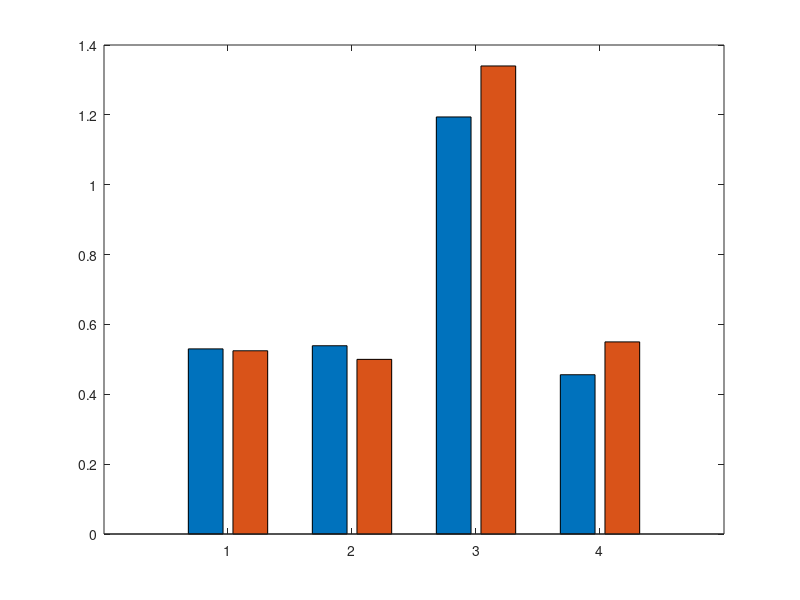

This figure's MATLAB source: (Note: this script raises an error after producing the figure.)
% QUS_FIGS  Regenerates the three figures that were still missing, from the
%           .mat files already on disk. Nothing is recomputed.
%
%   1. The 5 x 2 grid of ACS maps          <- qus_final_results.mat
%   2. Bar chart, four materials           <- values typed in below
%   3. Beamformer sweep, both schemes      <- qus_bfsweep_PW.mat / _FOC.mat
%
%   For figure 3 you need the sweep saved under two names. If you overwrote
%   the file when you ran the focused case, re-run qus_bfsweep once per
%   scheme and save each result:
%       SCHEME='PW';  qus_bfsweep;  movefile('qus_bfsweep_results.mat','qus_bfsweep_PW.mat')
%       SCHEME='FOC'; qus_bfsweep;  movefile('qus_bfsweep_results.mat','qus_bfsweep_FOC.mat')
%
%   Run from the amejia folder:  qus_figs
%   Plain ASCII on purpose.

clear; clc;
ROOT = pwd;
ATT_RANGE = [0 1.5];

% =====================================================================
% 1. GRID OF ACS MAPS, 5 targets x 2 schemes
% =====================================================================
f1 = fullfile(ROOT,'qus_final_results.mat');
if isfile(f1)
    L = load(f1,'maps');
    maps = L.maps;
    schemes = unique(cellfun(@(m) string(m.scheme), maps), 'stable');
    targets = unique(cellfun(@(m) string(m.target), maps), 'stable');

    figure('Position',[30 30 240*numel(targets) 270*numel(schemes)]);
    tiledlayout(numel(schemes), numel(targets), ...
        'TileSpacing','compact','Padding','compact');
    for iS = 1:numel(schemes)
        for iT = 1:numel(targets)
            k = find(cellfun(@(m) string(m.scheme)==schemes(iS) & ...
                                  string(m.target)==targets(iT), maps), 1);
            nexttile
            if isempty(k)
                axis off; continue
            end
            O = maps{k}.O;
            imagesc(O.x_ACS, O.z_ACS, O.BSWIFT, ATT_RANGE);
            axis image; colormap turbo;
            title(sprintf('%s %s', schemes(iS), targets(iT)), 'FontSize',10);
            if iT == 1, ylabel('Axial [cm]'); end
            if iS == numel(schemes), xlabel('Lateral [cm]'); end
        end
    end
    cb = colorbar; cb.Label.String = 'ACS [dB/cm/MHz]';
    sgtitle('SWIFT, mapas de ACS', 'FontSize',12);

    % ---- pair T7 / T8, the controlled experiment ----------------------
    figure('Position',[40 40 900 560]);
    tiledlayout(2,2,'TileSpacing','compact','Padding','compact');
    for iS = 1:numel(schemes)
        for tg = ["T7","T8"]
            k = find(cellfun(@(m) string(m.scheme)==schemes(iS) & ...
                                  string(m.target)==tg, maps), 1);
            nexttile
            if isempty(k), axis off; continue; end
            imagesc(maps{k}.O.x_ACS, maps{k}.O.z_ACS, maps{k}.O.BSWIFT, ATT_RANGE);
            axis image; colormap turbo; colorbar;
            % Both have the same certified ACS: any difference between them
            % cannot come from attenuation.
            dbsc = 10.1*(tg=="T7") - 9.0*(tg=="T8");
            title(sprintf('%s %s   ACS cert 0.95, dBSC %+.1f dB', ...
                schemes(iS), tg, dbsc), 'FontSize',10);
            xlabel('Lateral [cm]'); ylabel('Axial [cm]');
        end
    end
    sgtitle('Par controlado: misma atenuacion, ecogenicidad opuesta','FontSize',12);
else
    fprintf('No se encontro %s, figura 1 y par T7/T8 omitidos.\n', f1);
end

% =====================================================================
% 2. BAR CHART, four materials
% =====================================================================
% Typed in rather than loaded: these come from three different scripts.
% Update if any value changes.
mat  = {'Wisconsin','ATS 539','Tiroides','CIRS fondo'};
meas = [0.530 0.539 1.194 0.456];
cert = [0.5246 0.50 1.34 0.55];
err  = [0     0.05  0.15  0    ];   % tolerancia declarada, cuando existe

figure('Position',[50 50 780 420]);
b = bar([meas; cert].', 'grouped');
b(1).FaceColor = [0.20 0.36 0.55];
b(2).FaceColor = [0.65 0.65 0.62];
hold on;
xt = (1:numel(mat)) + 0.145;        % centro de la segunda barra
errorbar(xt, cert, err, 'k.', 'LineWidth',1.1, 'CapSize',8);
hold off;
set(gca,'XTickLabel',mat);
ylabel('ACS [dB/cm/MHz]');
legend({'medido','referencia'},'Location','northwest');
grid on;
title('Medido contra referencia, cuatro materiales');
for i = 1:numel(mat)
    nb = 100*(meas(i)-cert(i))/cert(i);
    text(i, max(meas(i),cert(i))+0.06, sprintf('%+.1f%%',nb), ...
        'HorizontalAlignment','center','FontSize',9.5);
end
ylim([0 1.7]);

% =====================================================================
% 3. BEAMFORMER SWEEP, both schemes
% =====================================================================
fPW  = fullfile(ROOT,'qus_bfsweep_PW.mat');
fFOC = fullfile(ROOT,'qus_bfsweep_FOC.mat');
have = isfile(fPW) && isfile(fFOC);

if have
    A = load(fPW,'Rs');  B = load(fFOC,'Rs');
    sets = {A.Rs, B.Rs};
    names = {'Onda plana','Focalizado'};
    mk = {'o-','s--'};

    figure('Position',[40 40 1100 440]);

    subplot(1,2,1);
    for q = 1:2
        Rs = sets{q};
        apods = unique([Rs.apod],'stable');
        for a = 1:numel(apods)
            sel = [Rs.apod] == apods(a);
            sd = getSd(Rs(sel));
            errorbar([Rs(sel).fnum], [Rs(sel).acsBg], sd, mk{q}, ...
                'LineWidth',1.3,'MarkerSize',6, ...
                'DisplayName', sprintf('%s, %s', names{q}, apods(a)));
            hold on;
        end
    end
    yline(0.55,'k-','fondo certificado 0.55','LineWidth',1.2, ...
        'HandleVisibility','off');
    hold off; grid on; ylim([0 0.9]);
    xlabel('f-number de recepcion'); ylabel('ACS del fondo [dB/cm/MHz]');
    legend('Location','southeast','FontSize',8);
    title('La ACS no cambia');

    subplot(1,2,2);
    for q = 1:2
        Rs = sets{q};
        apods = unique([Rs.apod],'stable');
        for a = 1:numel(apods)
            sel = [Rs.apod] == apods(a);
            plot([Rs(sel).fnum], [Rs(sel).res_mm], mk{q}, ...
                'LineWidth',1.3,'MarkerSize',6, ...
                'DisplayName', sprintf('%s, %s', names{q}, apods(a)));
            hold on;
        end
    end
    hold off; grid on;
    xlabel('f-number de recepcion'); ylabel('Resolucion lateral [mm]');
    legend('Location','northwest','FontSize',8);
    title('La resolucion si cambia');
    sgtitle('El contraste entre estos dos paneles ES el resultado','FontSize',12);
else
    fprintf(['Faltan %s o %s.\n' ...
             'Corre qus_bfsweep una vez por esquema y renombra el .mat:\n' ...
             '  movefile(''qus_bfsweep_results.mat'',''qus_bfsweep_PW.mat'')\n'], ...
             fPW, fFOC);
end

fprintf('\nListo. Guarda cada figura con exportgraphics, por ejemplo:\n');
fprintf('  exportgraphics(figure(1), ''fig_grid.png'', ''Resolution'', 300)\n');


% =====================================================================
function sd = getSd(Rs)
%GETSD  Standard deviation field, whatever it ended up being called.
if isfield(Rs,'sdBg')
    sd = [Rs.sdBg];
elseif isfield(Rs,'iqrBg')
    sd = [Rs.iqrBg];      % corrida antigua: el campo conserva el nombre viejo
else
    sd = zeros(1,numel(Rs));
end
end
